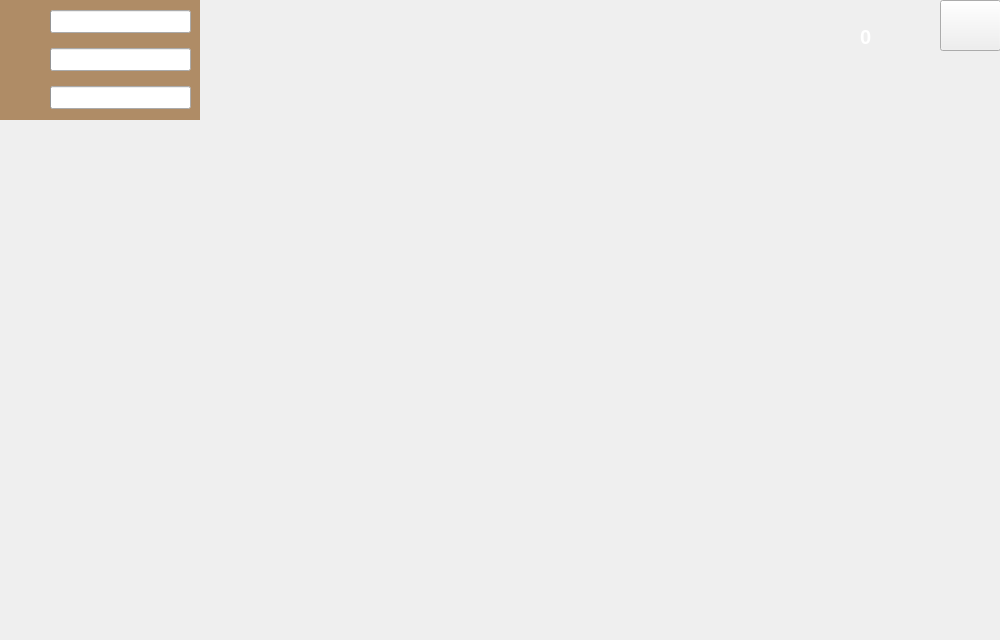
<?xml version="1.0" encoding="UTF-8"?>
<ui version="4.0">
 <class>GameWidget</class>
 <widget class="QWidget" name="GameWidget">
  <property name="geometry">
   <rect>
    <x>0</x>
    <y>0</y>
    <width>1000</width>
    <height>640</height>
   </rect>
  </property>
  <property name="windowTitle">
   <string>Form</string>
  </property>
  <widget class="QPushButton" name="PushButton_Parse">
   <property name="enabled">
    <bool>true</bool>
   </property>
   <property name="geometry">
    <rect>
     <x>940</x>
     <y>0</y>
     <width>61</width>
     <height>51</height>
    </rect>
   </property>
   <property name="cursor">
    <cursorShape>PointingHandCursor</cursorShape>
   </property>
   <property name="styleSheet">
    <string notr="true">border-image: url(:/resource/image/windows/setting.png);</string>
   </property>
   <property name="text">
    <string/>
   </property>
  </widget>
  <widget class="QLabel" name="Charactor">
   <property name="geometry">
    <rect>
     <x>0</x>
     <y>0</y>
     <width>200</width>
     <height>120</height>
    </rect>
   </property>
   <property name="styleSheet">
    <string notr="true">background-color:rgb(175,140,102)</string>
   </property>
   <property name="text">
    <string/>
   </property>
  </widget>
  <widget class="QLabel" name="HP_label">
   <property name="geometry">
    <rect>
     <x>5</x>
     <y>5</y>
     <width>30</width>
     <height>30</height>
    </rect>
   </property>
   <property name="styleSheet">
    <string notr="true">border-image: url(resource/image/icon/HP.jpg);</string>
   </property>
   <property name="text">
    <string/>
   </property>
  </widget>
  <widget class="QLabel" name="MP_label">
   <property name="geometry">
    <rect>
     <x>6</x>
     <y>85</y>
     <width>30</width>
     <height>30</height>
    </rect>
   </property>
   <property name="styleSheet">
    <string notr="true">border-image: url(resource/image/icon/MP.jpg);</string>
   </property>
   <property name="text">
    <string/>
   </property>
  </widget>
  <widget class="QLabel" name="Armor_label">
   <property name="geometry">
    <rect>
     <x>6</x>
     <y>45</y>
     <width>30</width>
     <height>30</height>
    </rect>
   </property>
   <property name="styleSheet">
    <string notr="true">border-image: url(resource/image/icon/Armor.jpg);</string>
   </property>
   <property name="text">
    <string/>
   </property>
  </widget>
  <widget class="QProgressBar" name="HP_progressBar">
   <property name="geometry">
    <rect>
     <x>50</x>
     <y>10</y>
     <width>141</width>
     <height>23</height>
    </rect>
   </property>
   <property name="styleSheet">
    <string notr="true"/>
   </property>
   <property name="maximum">
    <number>7</number>
   </property>
   <property name="value">
    <number>0</number>
   </property>
   <property name="alignment">
    <set>Qt::AlignCenter</set>
   </property>
   <property name="format">
    <string/>
   </property>
  </widget>
  <widget class="QProgressBar" name="Armor_progressBar">
   <property name="geometry">
    <rect>
     <x>50</x>
     <y>48</y>
     <width>141</width>
     <height>23</height>
    </rect>
   </property>
   <property name="styleSheet">
    <string notr="true"/>
   </property>
   <property name="maximum">
    <number>7</number>
   </property>
   <property name="value">
    <number>0</number>
   </property>
   <property name="alignment">
    <set>Qt::AlignCenter</set>
   </property>
   <property name="format">
    <string/>
   </property>
  </widget>
  <widget class="QProgressBar" name="MP_progressBar">
   <property name="geometry">
    <rect>
     <x>50</x>
     <y>86</y>
     <width>141</width>
     <height>23</height>
    </rect>
   </property>
   <property name="styleSheet">
    <string notr="true"/>
   </property>
   <property name="maximum">
    <number>7</number>
   </property>
   <property name="value">
    <number>0</number>
   </property>
   <property name="alignment">
    <set>Qt::AlignCenter</set>
   </property>
   <property name="format">
    <string/>
   </property>
  </widget>
  <widget class="QLabel" name="money">
   <property name="geometry">
    <rect>
     <x>860</x>
     <y>20</y>
     <width>61</width>
     <height>33</height>
    </rect>
   </property>
   <property name="font">
    <font>
     <pointsize>15</pointsize>
     <weight>75</weight>
     <bold>true</bold>
    </font>
   </property>
   <property name="toolTipDuration">
    <number>-1</number>
   </property>
   <property name="layoutDirection">
    <enum>Qt::LeftToRight</enum>
   </property>
   <property name="styleSheet">
    <string notr="true">color:#fff;</string>
   </property>
   <property name="text">
    <string>0</string>
   </property>
   <property name="textFormat">
    <enum>Qt::AutoText</enum>
   </property>
   <property name="margin">
    <number>0</number>
   </property>
  </widget>
  <widget class="QLabel" name="money_picture">
   <property name="geometry">
    <rect>
     <x>810</x>
     <y>10</y>
     <width>50</width>
     <height>50</height>
    </rect>
   </property>
   <property name="styleSheet">
    <string notr="true">border-image:url(:/resource/image/icon/gold.png);</string>
   </property>
   <property name="text">
    <string/>
   </property>
  </widget>
 </widget>
 <resources/>
 <connections/>
</ui>
